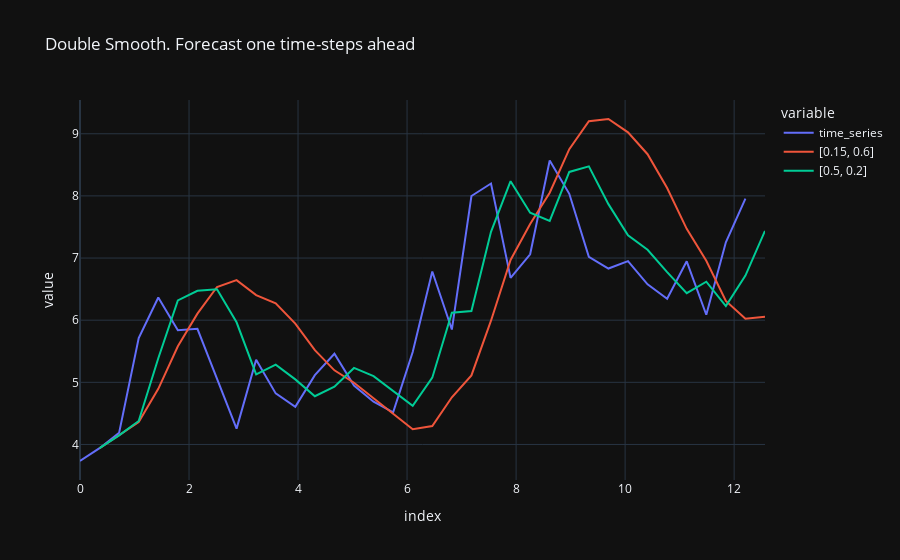

The code cell stored with this chart in its notebook:
### Code cell
_, fig = DOUBLE(
    [.15, .6],
    [.5, .2],
)

fig.show()

### Figure 1 — Plotly figure (JSON) as saved in the notebook; plotly's stock layout.template omitted (floating-point values rounded to 4 significant figures)
{"data": [{"hovertemplate": "variable=time_series<br>index=%{x}<br>value=%{y}<extra></extra>", "legendgroup": "time_series", "line": {"color": "#636efa", "dash": "solid"}, "marker": {"symbol": "circle"}, "mode": "lines", "name": "time_series", "orientation": "v", "showlegend": true, "type": "scatter", "x": [0, 0.359, 0.7181, 1.077, 1.436, 1.795, 2.154, 2.513, 2.872, 3.231, 3.59, 3.949, 4.308, 4.668, 5.027, 5.386, 5.745, 6.104, 6.463, 6.822, 7.181, 7.54, 7.899, 8.258, 8.617, 8.976, 9.335, 9.694, 10.05, 10.41, 10.77, 11.13, 11.49, 11.85, 12.21, 12.57], "xaxis": "x", "y": [3.734, 3.94, 4.19, 5.712, 6.366, 5.839, 5.86, 5.058, 4.255, 5.363, 4.822, 4.606, 5.115, 5.46, 4.949, 4.689, 4.516, 5.489, 6.783, 5.85, 7.998, 8.2, 6.682, 7.06, 8.57, 8.034, 7.019, 6.832, 6.951, 6.576, 6.344, 6.948, 6.088, 7.254, 7.955, null], "yaxis": "y"}, {"hovertemplate": "variable=[0.15, 0.6]<br>index=%{x}<br>value=%{y}<extra></extra>", "legendgroup": "[0.15, 0.6]", "line": {"color": "#EF553B", "dash": "solid"}, "marker": {"symbol": "circle"}, "mode": "lines", "name": "[0.15, 0.6]", "orientation": "v", "showlegend": true, "type": "scatter", "x": [0, 0.359, 0.7181, 1.077, 1.436, 1.795, 2.154, 2.513, 2.872, 3.231, 3.59, 3.949, 4.308, 4.668, 5.027, 5.386, 5.745, 6.104, 6.463, 6.822, 7.181, 7.54, 7.899, 8.258, 8.617, 8.976, 9.335, 9.694, 10.05, 10.41, 10.77, 11.13, 11.49, 11.85, 12.21, 12.57], "xaxis": "x", "y": [null, 3.94, 4.146, 4.362, 4.896, 5.58, 6.106, 6.534, 6.644, 6.403, 6.27, 5.946, 5.517, 5.193, 4.994, 4.743, 4.486, 4.245, 4.297, 4.76, 5.111, 5.992, 6.97, 7.547, 8.05, 8.752, 9.203, 9.238, 9.022, 8.671, 8.127, 7.47, 6.955, 6.31, 6.022, 6.056], "yaxis": "y"}, {"hovertemplate": "variable=[0.5, 0.2]<br>index=%{x}<br>value=%{y}<extra></extra>", "legendgroup": "[0.5, 0.2]", "line": {"color": "#00cc96", "dash": "solid"}, "marker": {"symbol": "circle"}, "mode": "lines", "name": "[0.5, 0.2]", "orientation": "v", "showlegend": true, "type": "scatter", "x": [0, 0.359, 0.7181, 1.077, 1.436, 1.795, 2.154, 2.513, 2.872, 3.231, 3.59, 3.949, 4.308, 4.668, 5.027, 5.386, 5.745, 6.104, 6.463, 6.822, 7.181, 7.54, 7.899, 8.258, 8.617, 8.976, 9.335, 9.694, 10.05, 10.41, 10.77, 11.13, 11.49, 11.85, 12.21, 12.57], "xaxis": "x", "y": [null, 3.94, 4.146, 4.378, 5.389, 6.319, 6.472, 6.498, 5.966, 5.128, 5.286, 5.048, 4.777, 4.93, 5.232, 5.099, 4.861, 4.622, 5.075, 6.12, 6.148, 7.422, 8.237, 7.73, 7.599, 8.386, 8.475, 7.867, 7.366, 7.134, 6.774, 6.436, 6.619, 6.228, 6.718, 7.437], "yaxis": "y"}], "layout": {"autosize": true, "legend": {"title": {"text": "variable"}, "tracegroupgap": 0}, "title": {"text": "Double Smooth. Forecast one time-steps ahead"}, "xaxis": {"anchor": "y", "autorange": true, "domain": [0, 1], "range": [0, 12.57], "title": {"text": "index"}, "type": "linear"}, "yaxis": {"anchor": "x", "autorange": true, "domain": [0, 1], "range": [3.428, 9.543], "title": {"text": "value"}, "type": "linear"}}}
